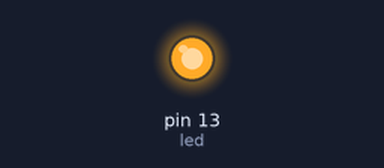
A sketch run on a simulated Arduino Uno, built with avr-gcc and run on an emulated ATmega328P. Parts: output pins drawn as LEDs (lit = HIGH). Random numbers use the default seed unless the sketch sets one.

Above: at 0.1 s.
At 36.8 s:
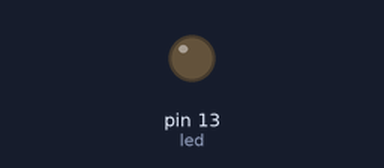
Timing chart, 0 to 40.0 s (numbered marks = the images above):
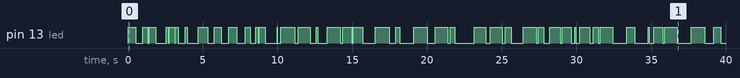

Measured:
- by itself, pin 13 (led): LOW → HIGH at 0.00 s, → LOW 0.51 s later, → HIGH 0.46 s later, → LOW 0.35 s later, … (84 changes in this stretch)

The sketch:

blink_drunk.ino
```cpp
#include <stdlib.h>

const int led = LED_BUILTIN;
float randomNum;
unsigned int randomBlink;

void setup() {
  // put your setup code here, to run once:
  pinMode(led, OUTPUT);
}

void loop() {
  // put your main code here, to run repeatedly:
  Serial.println("==== START ====");
  digitalWrite(led, HIGH);

  randomNum = rand();
  randomNum /= RAND_MAX;
  randomNum *= 1000.;
  randomBlink = (unsigned int)randomNum;
  Serial.print("RandomBlink on: ");
  Serial.print(randomBlink);

  digitalWrite(led, HIGH);
  delay(randomBlink);

  randomNum = rand();
  randomNum /= RAND_MAX;
  randomNum *= 1000.;
  randomBlink = (unsigned int)randomNum;

  Serial.print(" RandomBlink off: ");
  Serial.println(randomBlink);

  digitalWrite(led, LOW);
  delay(randomBlink);
}
```
